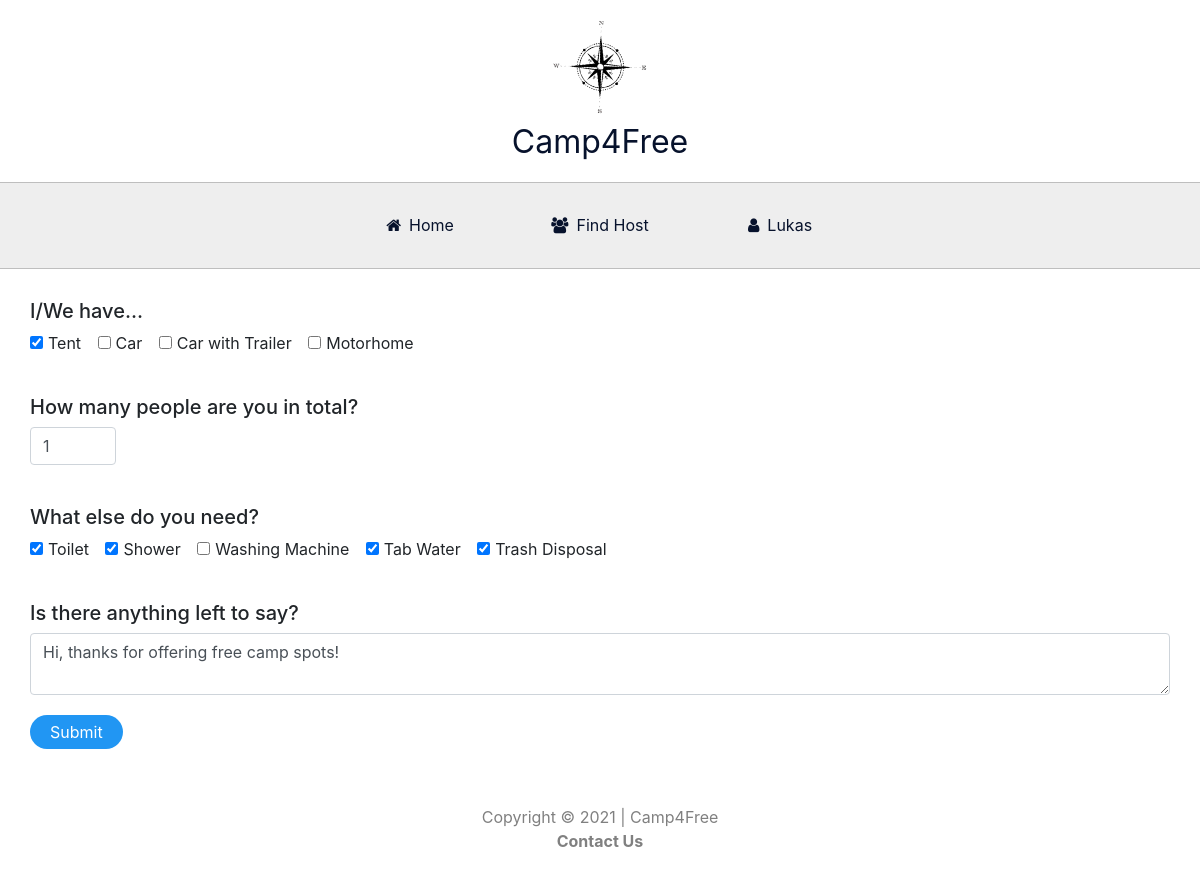
The page /updatetraveller (signed in) on the database its author committed.
### website/models.py (models this page shows, shortened)
class User(db.Model, UserMixin):
    id = db.Column(db.Integer, primary_key=True)
    firstname = db.Column(db.String(50), nullable = False)
    surname = db.Column(db.String(50), nullable = False)
    age = db.Column(db.String(3))
    gender = db.Column(db.String(20))
    countryresidence = db.Column(db.String(30))
    language1 = db.Column(db.String(30), nullable = False)
    language2 = db.Column(db.String(30), nullable = False)
    language3 = db.Column(db.String(30), nullable = False)
    email = db.Column(db.String(50), unique=True, nullable = False)
    phonenumber = db.Column(db.String(20), nullable = False)
    password = db.Column(db.String(60), nullable = False)
    date = db.Column(db.DateTime(timezone=True), default=func.now())
    image_file = db.Column(db.String(20), nullable = False, default='default.jpeg')
    host = db.relationship('Host', backref='provider', lazy=True)
    traveller = db.relationship('Traveller', backref='passenger', lazy=True)

class Traveller(db.Model, UserMixin):
    id = db.Column(db.Integer, primary_key=True)
    t_tent = db.Column(db.String(6))
    t_car = db.Column(db.String(6))
    t_cartrailer = db.Column(db.String(6))
    t_motorhome = db.Column(db.String(6))
    numberofpeople = db.Column(db.String(2), nullable = False)
    t_toilet = db.Column(db.String(20))
    t_shower = db.Column(db.String(20))
    t_washingmachine = db.Column(db.String(20))
    t_water = db.Column(db.String(6))
    t_trash = db.Column(db.String(6))
    t_note = db.Column(db.String(5000))
    user_id = db.Column(db.Integer, db.ForeignKey('user.id'), nullable = False)

### website/auth.py (the view, shortened to what this page needs)
@auth.route('/updatetraveller', methods=['GET', 'POST'])
@login_required
def updatetraveller():
        travellervalue = Traveller.query.filter_by(user_id = current_user.id).first()
        t_tent = request.form.get('t_tent')
        t_car = request.form.get('t_car')
        t_cartrailer = request.form.get('t_cartrailer')
        t_motorhome = request.form.get('t_motorhome')
        numberofpeople = request.form.get('numberofpeople')
        t_toilet = request.form.get('t_toilet')
        t_shower = request.form.get('t_shower')
        t_washingmachine = request.form.get('t_washingmachine')
        t_water = request.form.get('t_water')
        t_trash = request.form.get('t_trash')
        t_note = request.form.get('t_note')
        return render_template("updatetraveller.html", user=current_user, traveller1=travellervalue)

### website/__init__.py (called while the page is built)
def create_app():
    from .views import views
    from .auth import auth
    app.register_blueprint(views, url_prefix='/')
    app.register_blueprint(auth, url_prefix='/')
    from .models import User, Host, Traveller
    create_database(app)
    login_manager = LoginManager()
    login_manager.login_view = 'auth.login'
    login_manager.init_app(app)
    @login_manager.user_loader
    def load_user(id):
        return User.query.get(int(id))
    return app

### website/templates/updatetraveller.html (shortened to what this page needs)
{% extends "base.html" %}
{% block content %}
<form method="POST">
  <div class="travellerblock">
    <h5>I/We have...</h5>
    <div class="form-group">
      <div class="form-check form-check-inline">
        {% if traveller1.t_tent == "Yes" %}
        <input class="form-check-input" type="checkbox" id="t_tent" value="Yes" name="t_tent" checked>
        <label class="form-check-label" for="t_tent">Tent</label>
        {% else %}
        <input class="form-check-input" type="checkbox" id="t_tent" value="Yes" name="t_tent">
        <label class="form-check-label" for="t_tent">Tent</label>
        {% endif %}
      </div>
      <div class="form-check form-check-inline">
        {% if traveller1.t_car == "Yes" %}
        <input class="form-check-input" type="checkbox" id="t_car" value="Yes" name="t_car" checked>
        <label class="form-check-label" for="t_car">Car</label>
        {% else %}
        <input class="form-check-input" type="checkbox" id="t_car" value="Yes" name="t_car">
        <label class="form-check-label" for="t_car">Car</label>
        {% endif %}
      </div>
      <div class="form-check form-check-inline">
        {% if traveller1.t_cartrailer == "Yes" %}
        <input class="form-check-input" type="checkbox" id="t_cartrailer" value="Yes" name="t_cartrailer" checked>
        <label class="form-check-label" for="t_cartrailer">Car with Trailer</label>
        {% else %}
        <input class="form-check-input" type="checkbox" id="t_cartrailer" value="Yes" name="t_cartrailer">
        <label class="form-check-label" for="t_cartrailer">Car with Trailer</label>
        {% endif %}
      </div>
      <div class="form-check form-check-inline">
        {% if traveller1.t_motorhome == "Yes" %}
        <input class="form-check-input" type="checkbox" id="t_motorhome" value="Yes" name="t_motorhome" checked>
        <label class="form-check-label" for="t_motorhome">Motorhome</label>
        {% else %}
        <input class="form-check-input" type="checkbox" id="t_motorhome" value="Yes" name="t_motorhome">
        <label class="form-check-label" for="t_motorhome">Motorhome</label>
        {% endif %}
      </div>
    </div>
    <h5>How many people are you in total?</h5>
    <div class="form-row">
        <div class="form-group col-md-1">
            <input type="number" class="form-control" id="numberofpeople" name="numberofpeople" value="{{ traveller1.numberofpeople }}">
        </div>
    </div>
    <h5>What else do you need?</h5>
    <div class="form-group">
    <div class="form-check form-check-inline">
        {% if traveller1.t_toilet == "Yes" %}
        <input class="form-check-input" type="checkbox" id="t_toilet" value="Yes" name="t_toilet" checked>
        <label class="form-check-label" for="t_toilet">Toilet</label>
        {% else %}
        <input class="form-check-input" type="checkbox" id="t_toilet" value="Yes" name="t_toilet">
        <label class="form-check-label" for="t_toilet">Toilet</label>
        {% endif %}
    </div>
    <div class="form-check form-check-inline">
        {% if traveller1.t_shower == "Yes" %}
        <input class="form-check-input" type="checkbox" id="t_shower" value="Yes" name="t_shower" checked>
        <label class="form-check-label" for="t_shower">Shower</label>
        {% else %}
        <input class="form-check-input" type="checkbox" id="t_shower" value="Yes" name="t_shower">
        <label class="form-check-label" for="t_shower">Shower</label>
        {% endif %}
    </div>
    <div class="form-check form-check-inline">
        {% if traveller1.t_washingmachine == "Yes" %}
        <input class="form-check-input" type="checkbox" id="t_washingmachine" value="Yes" name="t_washingmachine" checked>
        <label class="form-check-label" for="t_washingmachine">Washing Machine</label>
        {% else %}
        <input class="form-check-input" type="checkbox" id="t_washingmachine" value="Yes" name="t_washingmachine">
        <label class="form-check-label" for="t_washingmachine">Washing Machine</label>
        {% endif %}
    </div>
    <div class="form-check form-check-inline">
      {% if traveller1.t_water == "Yes" %}
      <input class="form-check-input" type="checkbox" id="t_water" value="Yes" name="t_water" checked>
      <label class="form-check-label" for="t_water">Tab Water</label>
      {% else %}
      <input class="form-check-input" type="checkbox" id="t_water" value="Yes" name="t_water">
      <label class="form-check-label" for="t_water">Tab Water</label>
      {% endif %}
    </div>
    <div class="form-check form-check-inline">
      {% if traveller1.t_trash == "Yes" %}
      <input class="form-check-input" type="checkbox" id="t_trash" value="Yes" name="t_trash" checked>
      <label class="form-check-label" for="t_trash">Trash Disposal</label>
      {% else %}
      <input class="form-check-input" type="checkbox" id="t_trash" value="Yes" name="t_trash">
      <label class="form-check-label" for="t_trash">Trash Disposal</label>
      {% endif %}
    </div>
    <div class="notesfield">
      <h5>Is there anything left to say?</h5>
      <textarea name="t_note" id="t_note" class="form-control">{{ traveller1.t_note }}</textarea>
    </div>
    <a><button name="submitbutton" type="submit" class="edit">Submit</button></a>
  </div>
</form>
{% endblock %}

### website/templates/base.html (shortened to what this page needs)
<!DOCTYPE html>
<html>
    <head>
        <link rel="stylesheet" href="{{ url_for('static', filename='style.css') }}">
        <link rel="stylesheet" href="https://use.fontawesome.com/releases/v5.15.2/css/all.css">
        <link rel="stylesheet" href="https://use.fontawesome.com/releases/v5.15.2/css/v4-shims.css">
        <link
        rel="stylesheet"
        href="https://stackpath.bootstrapcdn.com/bootstrap/4.4.1/css/bootstrap.min.css"
        />
        <link
        rel="stylesheet"
        href="https://stackpath.bootstrapcdn.com/font-awesome/4.7.0/css/font-awesome.min.css"
        />
        <link rel="stylesheet" href="https://maxcdn.bootstrapcdn.com/bootstrap/4.0.0/css/bootstrap.min.css">
    </head>
    <body>
        <div id="top">
            <div id="logo">
                <img src="static/img/compass.png" alt="Compass">
            </div>
            <div id="logo-name">Camp4Free</div>
        </div>
        <div class="menu-bar">
            <ul>
                <li><a href="/"><i class="fa fa-home"></i>Home</a></li>
                <li><a href="{{ url_for('views.find_host') }}"><i class="fa fa-users"></i>Find Host</a></li>
                {% if user.is_authenticated %}
                <li><a href="{{ url_for('views.account') }}"><i class="fa fa-user"></i>{{current_user.firstname}}</a>
                {% endif %}
            </ul>
        </div>
        <div class="content">
            {% block content %}
            {% endblock %}
        </div>
        <div class="footer">
            Copyright © 2021 | Camp4Free
            <a href="{{ url_for('views.contact') }}" style="color:grey; font-weight: bold;">Contact Us</a>
        </div>
    </body>
</html>

### website/static/style.css (style rules this page uses)
* { padding: 0px; margin: 0px; box-sizing: border-box; }
body { font-family: sans-serif; }
#top { text-align: center; }
#logo { display: inline-block; margin-top: 16px; }
#logo img { height: 101.55px; width: 138px; transform: rotate(348deg); }
#logo-name { font-size: 32px; color: rgb(7, 18, 44); margin-bottom: 16px; }
.menu-bar { background-color:rgb(238, 238, 238); text-align: center; border-top: solid 1px rgb(190, 190, 190); border-bottom: solid 1px rgb(190, 190, 190); }
.menu-bar ul { display: inline-flex; list-style: none; color: rgb(7, 18, 44); }
.menu-bar ul li { width: 150px; margin: 15px; margin-bottom: 0px; padding: 15px; }
.menu-bar ul li a { text-decoration: none; color: rgb(7, 18, 44); }
.menu-bar .fa { margin-right: 8px; }
.footer { text-align: center; color: grey; padding: 16px; }
.travellerblock { margin: 30px; }
.travellerblock div { margin-bottom: 20px; }
.edit { background-color: #2196F3; border: none; color: white; padding: 5px 20px; text-align: center; text-decoration: none; display: inline-block; font-size: 16px; border-radius: 34px; margin-bottom: 10px; }
img { image-orientation: from-image; }
.travellerblock h5 { margin-top: 20px; }

### rows shown on the page
User: firstname "Lukas"
Traveller: numberofpeople "1", t_note "Hi, thanks for offering free camp spots!"
